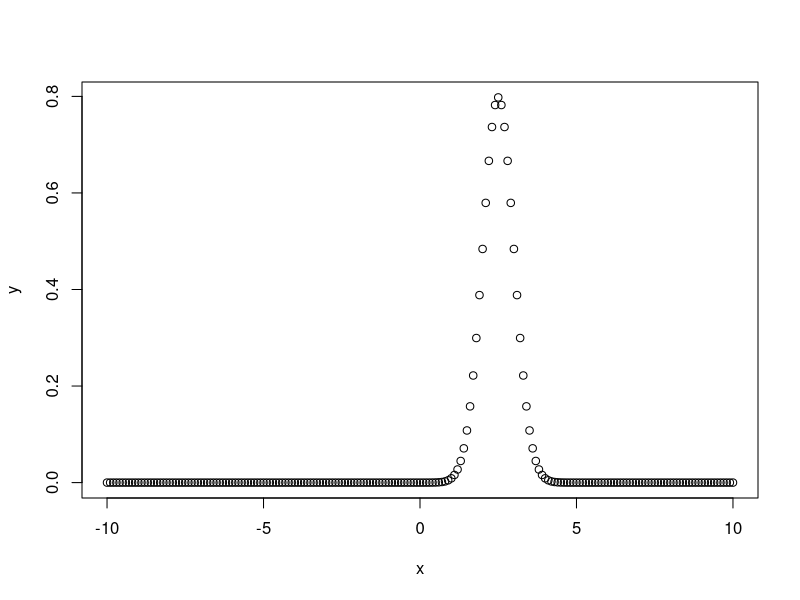
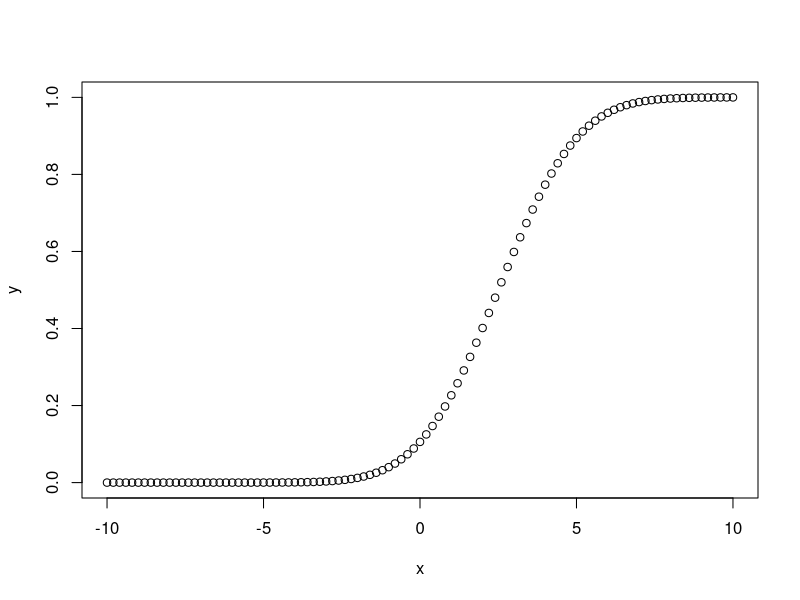
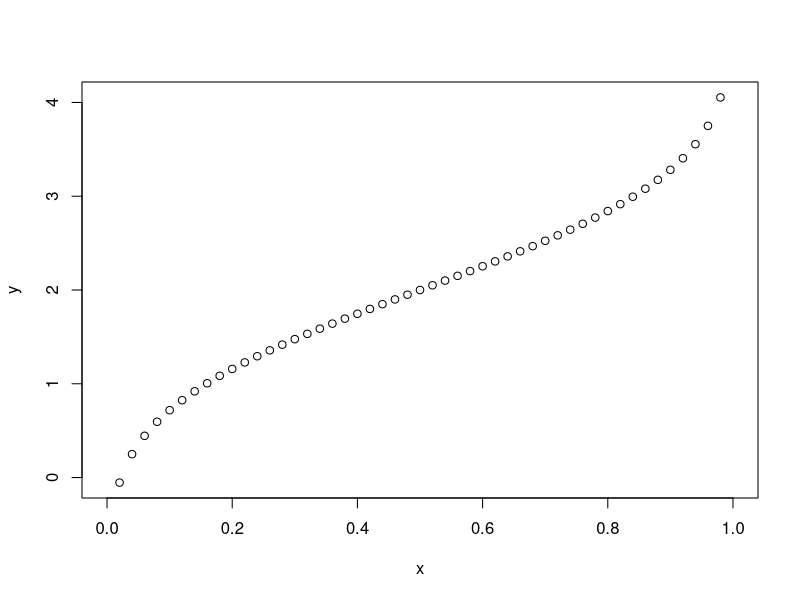
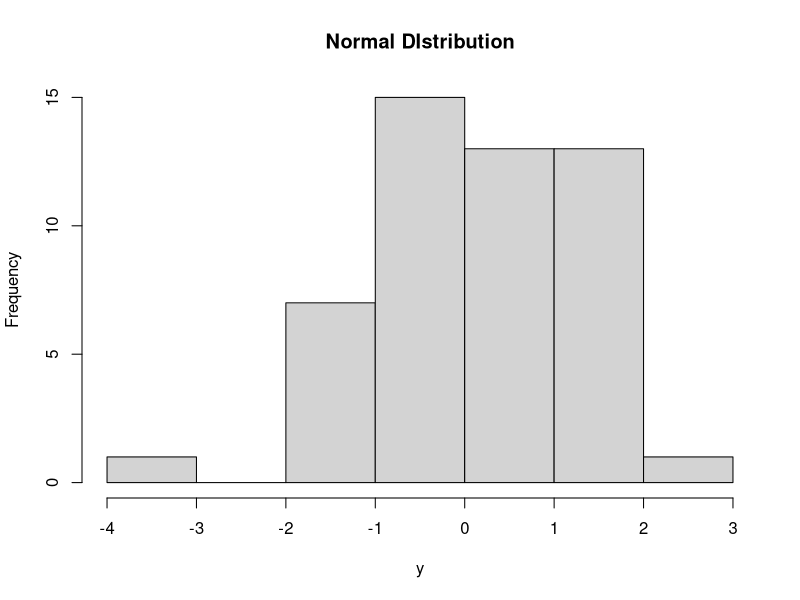

R code for these plots, in order:
#1.DNORM()
#This function gives height of the probability distribution at each point for a given mean and standard deviation. # nolint

# Create a sequence of numbers between -10 and 10 incrementing by 0.1.
x <- seq(-10, 10, by = .1)

# Choose the mean as 2.5 and standard deviation as 0.5.
y <- dnorm(x, mean = 2.5, sd = 0.5)

# Give the chart file a name.
png(file = "dnorm.png")

plot(x, y)

# Save the file.
dev.off()

#2.PNORM()
#This function gives the probability of a normally distributed random number to be less that the value of a given number. It is also called "Cumulative Distribution Function". # nolint

# Create a sequence of numbers between -10 and 10 incrementing by 0.2.
x <- seq(-10, 10, by = .2)
  # nolint
# Choose the mean as 2.5 and standard deviation as 2.  # nolint
y <- pnorm(x, mean = 2.5, sd = 2)

# Give the chart file a name.
png(file = "pnorm.png")

# Plot the graph.
plot(x, y)

# Save the file.
dev.off()

#3.QNORM()
#This function takes the probability value and gives a number whose cumulative value matches the probability value. # nolint

# Create a sequence of probability values incrementing by 0.02.
x <- seq(0, 1, by = 0.02)

# Choose the mean as 2 and standard deviation as 3.
y <- qnorm(x, mean = 2, sd = 1)

# Give the chart file a name.
png(file = "qnorm.png")

# Plot the graph.
plot(x, y)

# Save the file.
dev.off()

#4.RNORM()
#This function is used to generate random numbers whose distribution is normal. It takes the sample size as input and generates that many random numbers. We draw a histogram to show the distribution of the generated numbers. # nolint

# Create a sample of 50 numbers which are normally distributed.
y <- rnorm(50)

# Give the chart file a name.
png(file = "rnorm.png")

# Plot the histogram for this sample.
hist(y, main = "Normal DIstribution")

# Save the file.
dev.off()